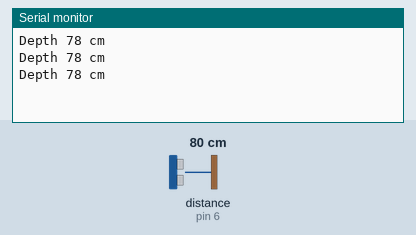
Simulated run of this sketch. Board: Arduino Uno, built with avr-gcc and run on an emulated ATmega328P. Parts: the last lines printed to the serial monitor. Wiring (inferred from the names in the program): ultrasonic range finder: trigger pin 7; echo pin 6. The inputs (shaded band) are chosen by the test bench; at power-on: distance to the obstacle (sensor on pin 6) 80 cm. The echo pulse lasts 58.3 µs per cm.

Above: at 1.3 s.
1.4 s: distance to the obstacle (sensor on pin 6) set to 2 cm
At 1.9 s:
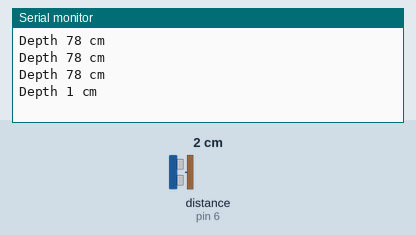
2.9 s: distance to the obstacle (sensor on pin 6) set to 4 cm
At 3.4 s:
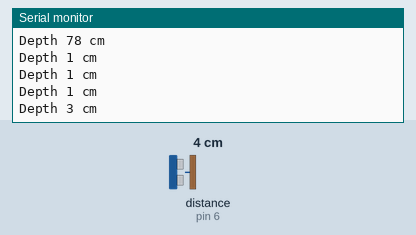
Timing chart, 0 to 5.9 s (numbered marks = the images above; inputs shaded):
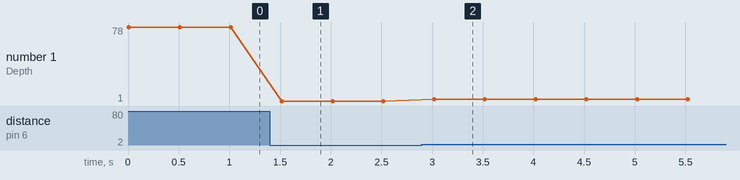

The sketch:

ultrasonic_distence1.ino
```cpp
// Define pins for the ultrasonic sensor
const int trigPin = 7;  // Trigger pin
const int echoPin = 6;  // Echo pin

void setup() {
  // Start the Serial communication
  Serial.begin(9600);

  // Set the trigger pin as an OUTPUT
  pinMode(trigPin, OUTPUT);

  // Set the echo pin as an INPUT
  pinMode(echoPin, INPUT);
}

void loop() {
  long duration, distance;

  // Clear the trigger
  digitalWrite(trigPin, LOW);
  delayMicroseconds(2);

  // Set the trigger to HIGH for 10 microseconds
  digitalWrite(trigPin, HIGH);
  delayMicroseconds(10);
  digitalWrite(trigPin, LOW);

  // Read the echo pin, duration is the time it takes for the pulse to return
  duration = pulseIn(echoPin, HIGH);

  // Calculate distance in cm (speed of sound is 340 m/s or 29 microseconds per cm)
  distance = duration * 0.034 / 2;

  // Print the distance to the Serial Monitor
  Serial.print("Depth ");
  Serial.print(distance);
  Serial.println(" cm");

  // Wait a short time before the next measurement
  delay(500);
}
```

Measured:
- after the input at 1.4 s, the serial monitor: prints a new line after 0.12 s (image 1)
- after the input at 2.9 s, the serial monitor: prints a new line after 0.12 s (image 2)
- plotted number 1: 78 → 1 after the input at 1.4 s, 1 → 3 after the input at 2.9 s
